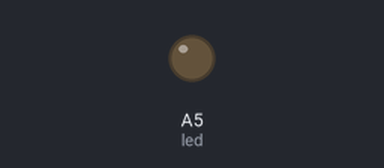
This sketch was run on a simulated Arduino Uno, built with avr-gcc and run on an emulated ATmega328P. On the bench: output pins drawn as LEDs (lit = HIGH).

Above: at 0.3 s.
At 4.6 s:
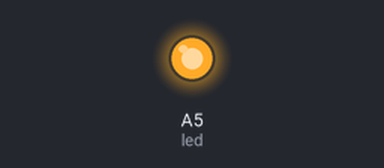
Timing chart, 0 to 7.2 s (numbered marks = the images above):
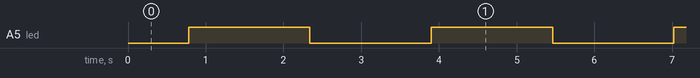

Measured:
- by itself, A5 (led): alternates HIGH for 1.6 s and LOW for 1.6 s

The sketch:

se_ales_pwm1.ino
```cpp
/*
Autor: Roberto Rico Sandoval.
Fille: Señales PWM.
Date: 03/ 01/ 2023
*/

int led = A5;
int contador;

void setup()
{
}

void loop()
{
  for(contador = 0; contador <= 255; contador += 5){

    analogWrite(led, contador);
    delay(30);
  }

  for(contador = 255; contador >= 0; contador -= 5){

    analogWrite(led, contador);
    delay(30);
  }
}
```
